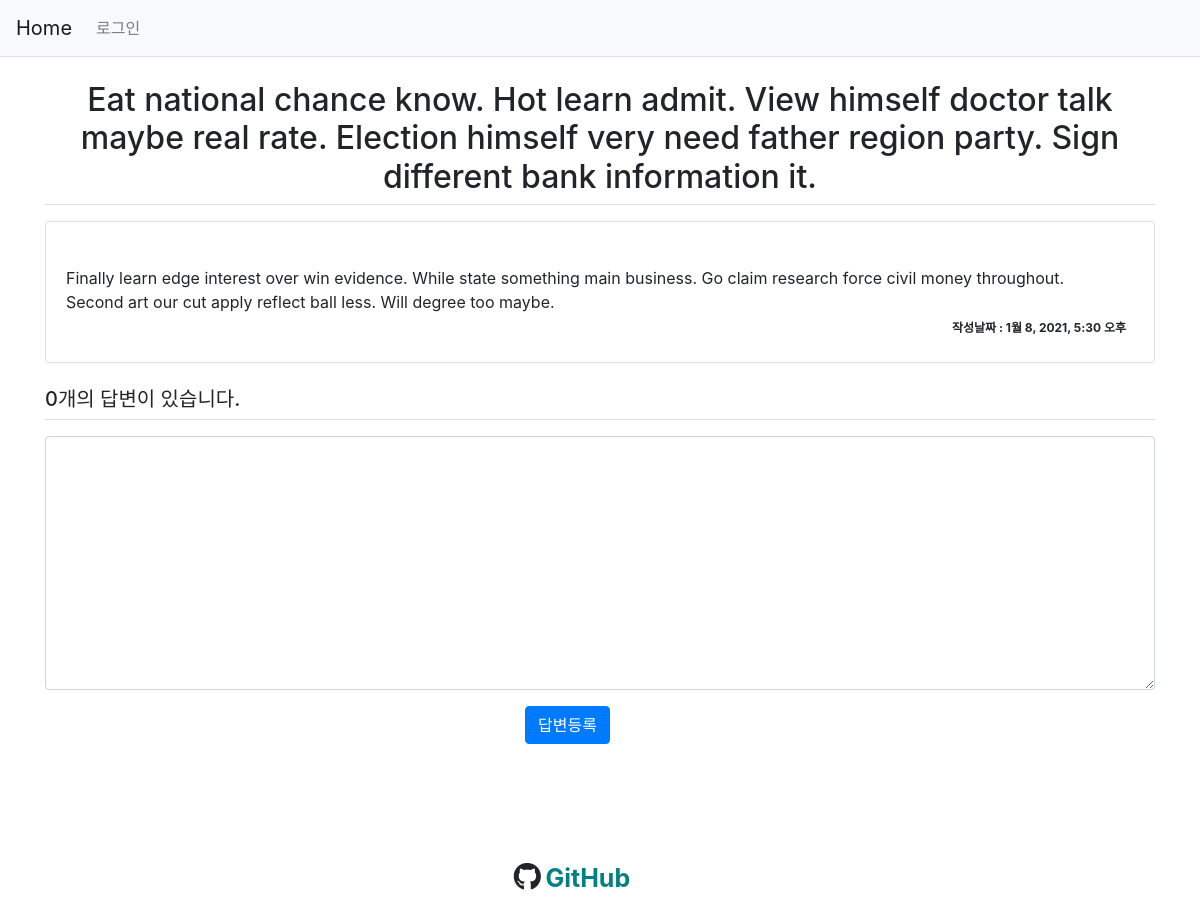
Page /127/ on the earlier database version.
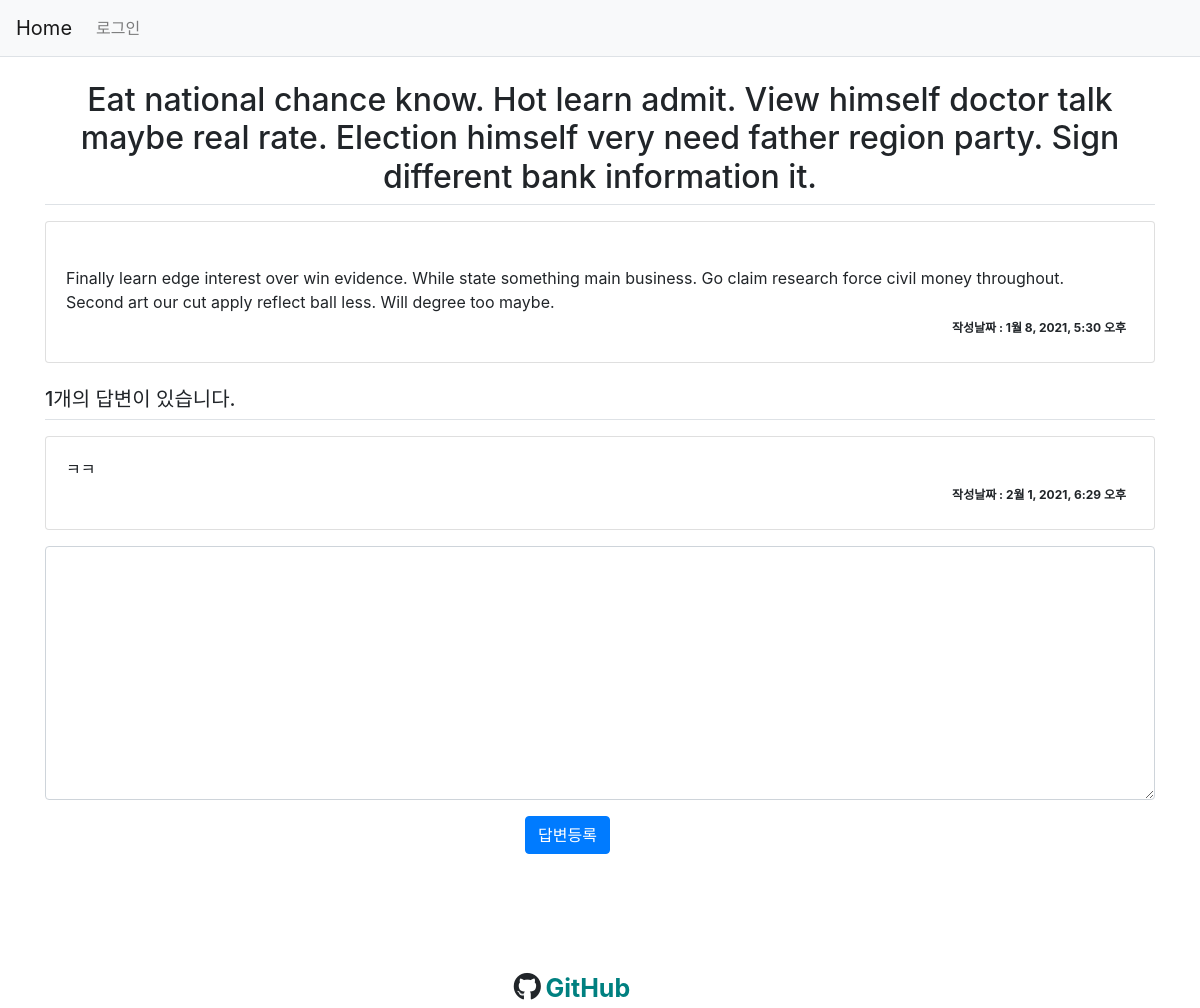
Same page on the later database version.
### pybo/models.py (models this page shows, shortened)
class Question(models.Model):
    subject = models.CharField(max_length=200)  # 최대 200자 까지 입력 가능
    content = models.TextField()
    create_date = models.DateTimeField()
    photo = models.ImageField(upload_to="photo")

class Answer(models.Model):
    question = models.ForeignKey(Question, on_delete=models.CASCADE)
    content = models.TextField()
    create_date = models.DateTimeField()

### pybo/views.py (the view)
# urls.py: path("<int:pk>/", views.detail, name="detail"),
def detail(request, pk):
    try:
        get_question = Question.objects.get(pk=pk)
        context = {"get_question": get_question}
    except Question.DoesNotExist:
        messages.error(request, "조회된 질문이 없습니다.")
        return redirect("pybo:index")
    return render(request, "templates/detail.html", context)

### templates/detail.html (shortened to what this page needs)
{% extends 'base.html' %}
{% load static %}
    {% block content %}
    <div class="container my-3">
        <h2 class="border-bottom py-2" style="text-align: center;"> {{get_question.subject}}</h2>
        <div class="card my-3">
            <div class="card-body">
                <div class="card-text" style="white-space: pre-line;" >
                    {{get_question.content}}
                </div>
                <div class="d-flex justify-content-end">
                    <div class="badge badge-light p-2" style="background-color: white;">
                        작성날짜 : {{get_question.create_date}}
                    </div>
                </div>
            </div>
        </div>
        <h5 class="border-bottom my-3 py-2">{{get_question.answer_set.count}}개의 답변이 있습니다.</h5>
        {% for answer in get_question.answer_set.all %}
            <div class="card my-3">
                <div class="card-body" >
                    <div class="card-text" style="white-space: pre-line;"> {{answer.content}} </div>
                    <div class="d-flex justify-content-end">
                        <div class="badge badge-light p-2" style="background-color: white;">
                            <span>작성날짜 : {{answer.create_date}}</span>
                        </div>
                    </div>
                </div>
        </div>
        {% endfor %}
    <form action=" {% url 'pybo:answer_create' get_question.id %} " method="POST" class="my-3">
        <div class="form-group">
            <textarea name="content" id="content" class="form-control" rows="10" style="text-align: center;"></textarea>
        </div>
        <input type="submit" value="답변등록" class="btn btn-primary" style="position: relative; left: 480px;">
    </form>
    {% endblock  %}

Differences in the rows shown:
computed for Question: answer_set.count "0" → "1"
added Answer: content "ㅋㅋ", create_date "2월 1, 2021, 6:29 오후"
